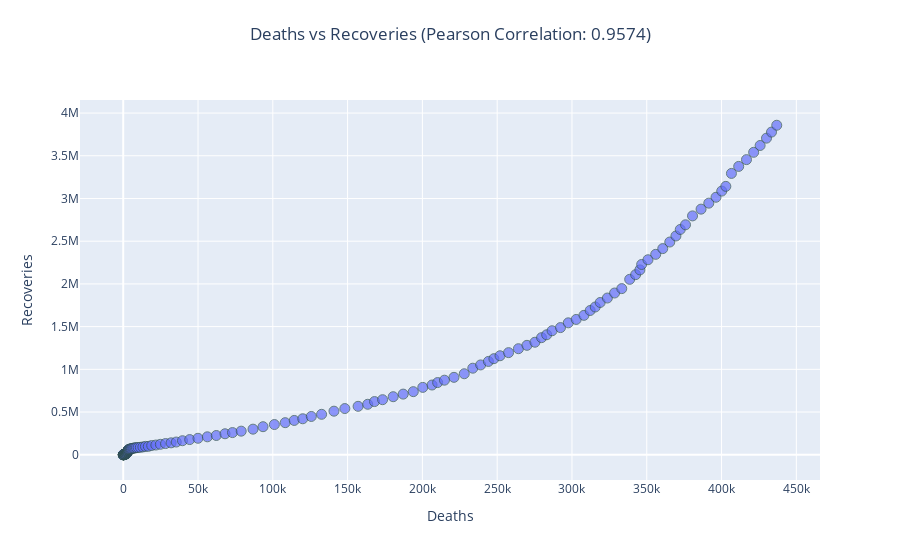

Write notebook code for a chart like this one.
### Markdown cell above
# Check correlation between deaths and recoveries.
Ölümler ile iyileşmeler arasındaki korelasyonu kontrol edin.

### Code cell
import pandas as pd
import plotly.express as px

# Verileri yükle
deaths = pd.read_csv("C:\\Users\\ASUS\\Desktop\\.github\\kizkardes-data-science\\datas\\time_series_covid19_deaths_global.csv")
recovered = pd.read_csv("C:\\Users\\ASUS\\Desktop\\.github\\kizkardes-data-science\\datas\\time_series_covid19_recovered_global.csv")

# Tarih sütunlarını al (ilk 4 sütunu atla), dünya geneli toplamları al
death_ts = deaths.iloc[:, 4:].sum()
recovered_ts = recovered.iloc[:, 4:].sum()

# DataFrame olarak birleştir
df = pd.DataFrame({
    'Deaths': death_ts.values,
    'Recovered': recovered_ts.values
}, index=pd.to_datetime(death_ts.index))

# Korelasyonu hesapla
correlation_matrix = df.corr()
correlation = correlation_matrix.loc['Deaths', 'Recovered']
print(f"📈 Pearson korelasyon katsayısı: {correlation:.4f}")

# Plotly ile görselleştirme
fig = px.scatter(df, x='Deaths', y='Recovered', 
                 title=f'Deaths vs Recoveries (Pearson Correlation: {correlation:.4f})', 
                 labels={'Deaths': 'Deaths', 'Recovered': 'Recoveries'},
                 hover_data={'Deaths': True, 'Recovered': True, 'index': df.index.strftime('%Y-%m-%d')})

# Görselleştirme ayarları
fig.update_traces(marker=dict(size=10, opacity=0.7, line=dict(width=1, color='DarkSlateGrey')))
fig.update_layout(title_x=0.5, title_y=0.95)

# Grafiği göster
fig.show()

### Figure 1 — Plotly figure (JSON) as saved in the notebook; plotly's stock layout.template omitted (floating-point values rounded to 4 significant figures; data arrays with more than 128 entries replaced by an {"elided": "..."} marker saying what was removed)
{"data": [{"customdata": {"elided": "146x1 str values"}, "hovertemplate": "Deaths=%{x}<br>Recoveries=%{y}<br>index=%{customdata[0]}<extra></extra>", "legendgroup": "", "marker": {"color": "#636efa", "line": {"color": "DarkSlateGrey", "width": 1}, "opacity": 0.7, "size": 10, "symbol": "circle"}, "mode": "markers", "name": "", "orientation": "v", "showlegend": false, "type": "scatter", "x": {"elided": "146 int values"}, "xaxis": "x", "y": {"elided": "146 int values"}, "yaxis": "y"}], "layout": {"legend": {"tracegroupgap": 0}, "title": {"text": "Deaths vs Recoveries (Pearson Correlation: 0.9574)", "x": 0.5, "y": 0.95}, "xaxis": {"anchor": "y", "domain": [0, 1], "title": {"text": "Deaths"}}, "yaxis": {"anchor": "x", "domain": [0, 1], "title": {"text": "Recoveries"}}}}
